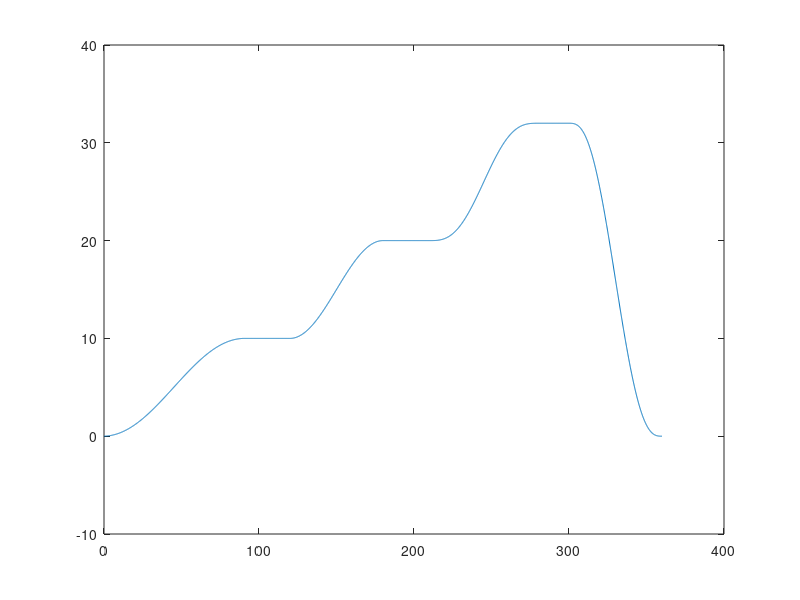

The MATLAB script that drew this image:
%Setting up base variables
omega = 250*6;
ro = 51;
rf = 6;

% Generated height trajectory of the follower functions (Pulled from hw3)
P1 = [2.49472786826397e-09,	-5.61313770359394e-07,	1.43012436928165e-05,...
    0.00261597364138086,	0.00536777044914011,	-0.000707301851462014];

% displacement functions

%5poly1 range = [0-90]
disp5Poly1 = @(d) P1(1).*d.^5 + P1(2).*d.^4 +P1(3)*d.^3 +P1(4).*d.^2 + P1(5).*d + P1(6);
%harmonic range = [120-180]
dispHarmonic = @(d) 10 + (10/2).*(1 - cosd(((180/(60)).*(d))));
%cycloid range = [0-70]
%dispCycloid = @(d) 20 + (12.*((d./70) - ((1/(360)).*sind((360/(70)).*(d)))));
%dispCycloid = @(d) 20 + (12.*((d./70) - (1/(2*pi)).*sind(((2*pi)/70).*(d))));
%dispCycloid = @(d) 20 +(12.*((d./70) - (1/(2*pi)*sind((380/(70)).*(d)))));
dispCycloid = @(d) 20 + 12.*((d./70) - (1/(2*pi)*sind((2*180/(70)).*(d))));
%345 poly range = [0-60]
disp345Poly = @(d) 32-(32.*((10.*(d./60).^3) - (15.*(d./60).^4) + (6.*(d./60).^5)));

%getting y position array
Poly51val = disp5Poly1(0:0.1:90);
dwell1val = zeros(1,299) + disp5Poly1(90);
Harmonicval = dispHarmonic(120:0.1:180);
dwell2val = zeros(1,299) + dispHarmonic(180);
Cycloidalval = dispCycloid(0:0.1:70);
dwell3val = zeros(1,199) + dispCycloid(70);
Poly345val = disp345Poly(0:0.1:60);

 yval = [Poly51val,dwell1val,Harmonicval,dwell2val,Cycloidalval,dwell3val,Poly345val];
 xval = 0:0.1:360;
 plot(xval,yval)
